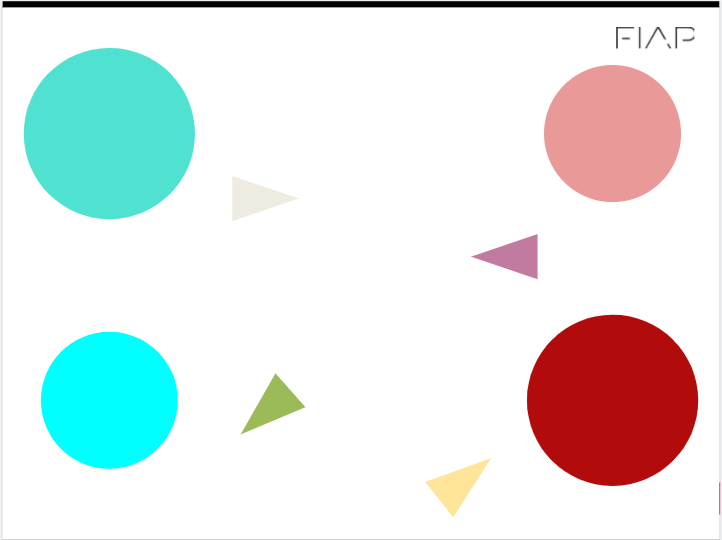
#> input picture imagens/circulo.png, 722 x 540 px
$ python script-image.py
#> lines starting #> are read from the running program, lines starting #| are printed output that depends on the picture; after the words box and inside, x2 and y2 are one past the last pixel; in counts of white or black regions, pixels touching at a corner belong together
import math

import cv2
import numpy as np
from matplotlib import pyplot as plt

# Lê a imagem
img = cv2.imread('./imagens/circulo.png')
#> img is the input picture: shape (540, 722, 3); mean B, G, R 229.2, 230.8, 225.6

# Converte as cores
img_rgb = cv2.cvtColor(img, cv2.COLOR_BGR2RGB)
img_hsv = cv2.cvtColor(img, cv2.COLOR_BGR2HSV)
#> img_hsv: shape (540, 722, 3); mean H, S, V 10.4, 38.2, 244

# PRIMEIRA IMAGEM
image_lower_hsv = np.array([150, 3, 3])
image_upper_hsv = np.array([200, 30, 30])

# Fazendo a máscara da imagem 1
mask_hsv = cv2.inRange(img_rgb, image_lower_hsv, image_upper_hsv)
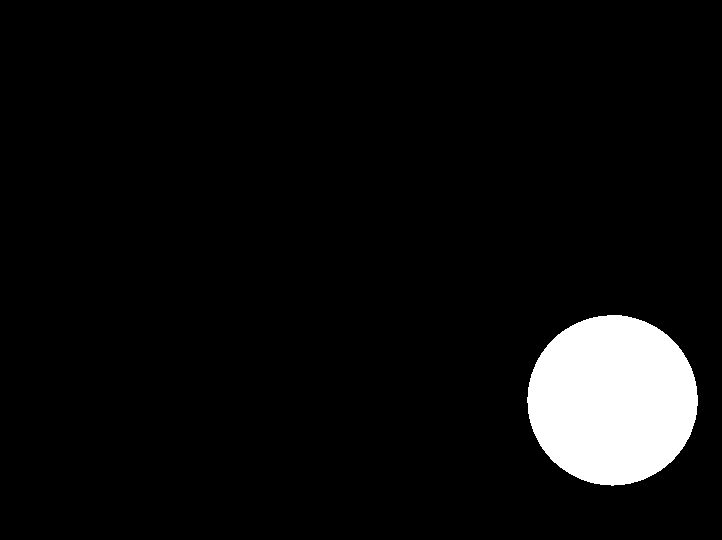
#> mask_hsv: shape (540, 722); 5.8% white; 1 white region, box (x1, y1, x2, y2) and area: (527, 315, 698, 486) 22756

# SEGUNDA IMAGEM
image_lower_hsv2 = np.array([75, 220, 200])
image_upper_hsv2 = np.array([83, 230, 215])

# Fazendo a máscara da imagem 2
mask_hsv2 = cv2.inRange(img_rgb, image_lower_hsv2, image_upper_hsv2)
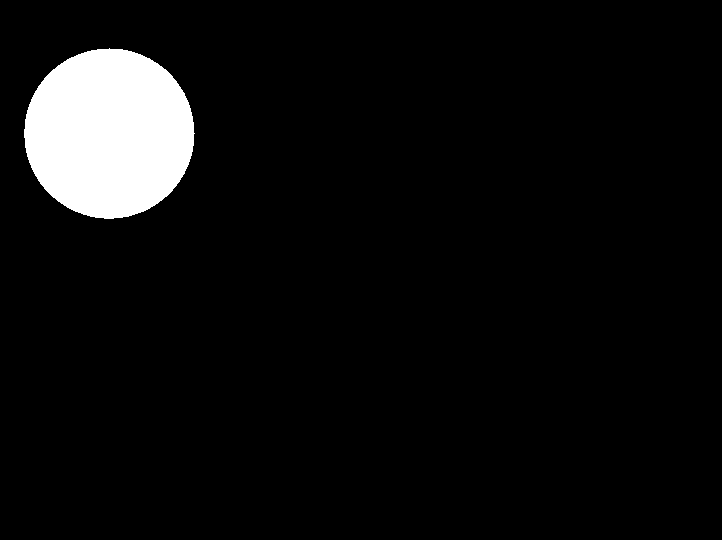
#> mask_hsv2: shape (540, 722); 5.8% white; 1 white region, box (x1, y1, x2, y2) and area: (24, 48, 195, 219) 22729

# JUNTANDO AS DUAS IMAGENS
mask_final = cv2.bitwise_or(mask_hsv, mask_hsv2)
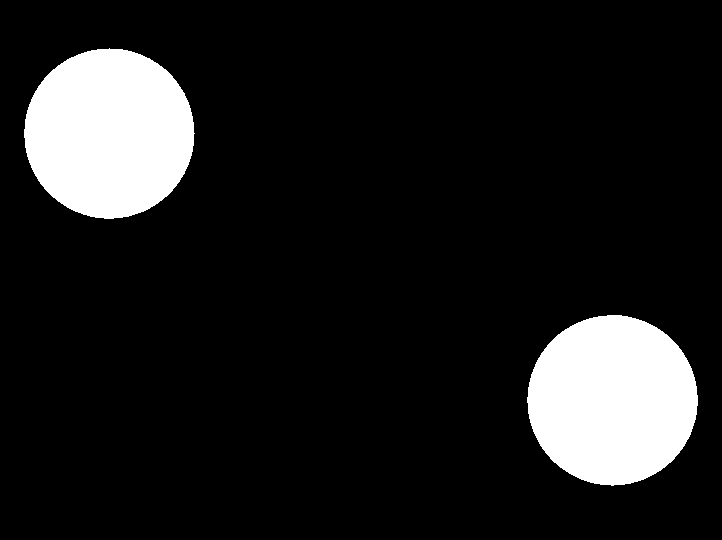
#> mask_final: shape (540, 722); 11.7% white; 2 white regions

# Fazendo os contornos
contornos, _ = cv2.findContours(
    mask_final, cv2.RETR_TREE, cv2.CHAIN_APPROX_SIMPLE)
#> contornos = 2 contours; box (x1, y1, x2, y2) and area: (527, 315, 698, 486) 22515, (24, 48, 195, 219) 22488

# Convertendo as cores
mask_rgb = cv2.cvtColor(mask_final, cv2.COLOR_GRAY2RGB)
#> mask_rgb: shape (540, 722, 3); 11.7% white; 2 white regions, box (x1, y1, x2, y2) and area: (527, 315, 698, 486) 22756, (24, 48, 195, 219) 22729

# Copiando a mascara rgb para usar no desenho dos contornos
contornos_img = mask_rgb.copy()

# Mandando desenhar o primeiro contorno do primeiro circulo
cv2.drawContours(contornos_img, contornos, -1, [255, 0, 0], 5)

# Mandando desenhar o segundo contorno do segundo circulo
cv2.drawContours(contornos_img, contornos, -1, [7, 148, 82], 10)

# Guardando o primeiro contorno
cnt1 = contornos[0]
#> cnt1 = contour of 254 points, box (x1, y1, x2, y2) (527, 315, 698, 486), area 22515

# Pegando o momento do primeiro contorno
M1 = cv2.moments(cnt1)
#> M1 = moments, m00 22515, centre m10/m00, m01/m00 = (612.1, 399.8)

# Pegando os pontos x e y do primeiro contorno
cx1 = int(M1['m10']/M1['m00'])
#> cx1 = 612
cy1 = int(M1['m01']/M1['m00'])
#> cy1 = 399

# Guardando o segundo contorno
cnt2 = contornos[1]
#> cnt2 = contour of 246 points, box (x1, y1, x2, y2) (24, 48, 195, 219), area 22488

# Pegando o momento do segundo contorno
M2 = cv2.moments(cnt2)
#> M2 = moments, m00 22488, centre m10/m00, m01/m00 = (108.8, 133.1)

# Pegando os pontos x e y do primeiro contorno
cx2 = int(M2['m10']/M2['m00'])
#> cx2 = 108
cy2 = int(M2['m01']/M2['m00'])
#> cy2 = 133

# Fazendo a reta que liga os dois centros de massa dos circulos
cv2.line(contornos_img, (cx1, cy1), (cx2, cy2), (252, 3, 86), 5)

# Conta para tirar o coeficiente angular
suby = cy1 - cy2
#> suby = 266
subx = cx1 - cx2
#> subx = 504
tangente = suby / subx
#> tangente = 0.528

# Convertendo a tangente para radianos
rad = math.atan(tangente)
#> rad = 0.486

# Convertendo o radianos para graus
degrees = round(math.degrees(rad), 2)
#> degrees = 27.82

# Exibindo
font = cv2.FONT_HERSHEY_COMPLEX
text = degrees
#> text = 27.82

cv2.putText(contornos_img, str(text), (280, 155),
            font, 1, (200, 50, 0), 2, cv2.LINE_AA)
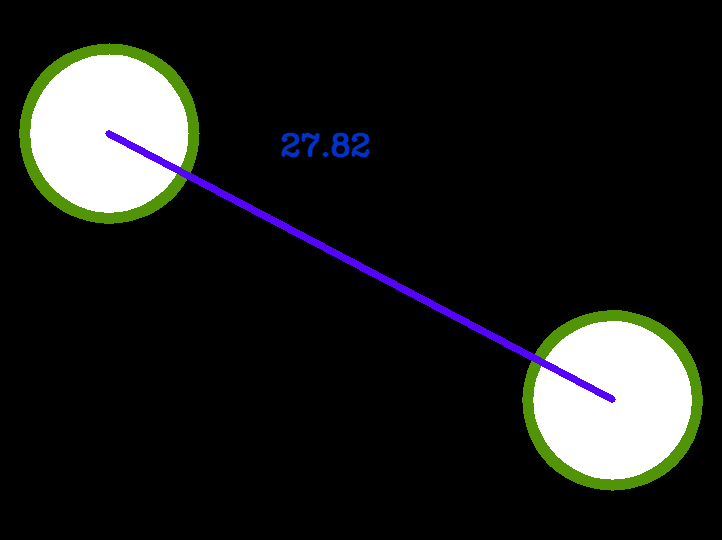
#> contornos_img: shape (540, 722, 3); mean B, G, R 28.2, 29.5, 28.3


# For para calcular o centro de massa dos dois circulos e formar a cruz
for centro in contornos:

    # Pegando o momento do circulo e pegando seus pontos x e y para o centro de massa
    M = cv2.moments(centro)
    cx = int(M['m10']/M['m00'])
    cy = int(M['m01']/M['m00'])

    size = 20
    color = (128, 128, 0)

    # Fazendo o a cruz no centro dos circulos
    cv2.line(contornos_img, (cx - size, cy), (cx + size, cy), color, 5)
    cv2.line(contornos_img, (cx, cy - size), (cx, cy + size), color, 5)

    # Mostrando os equivalentes ao centro de massa
    font = cv2.FONT_HERSHEY_COMPLEX
    text = cx, cy

    cv2.putText(contornos_img, str(text), (cx - 85, cy - 100),
                font, 1, (200, 50, 0), 2, cv2.LINE_AA)
#> this loop made 2 passes
#> (cx, cy, size, color, font) on passes 1 to 2: (612, 399, 20, (128, 128, 0), 3), (108, 133, 20, (128, 128, 0), 3)
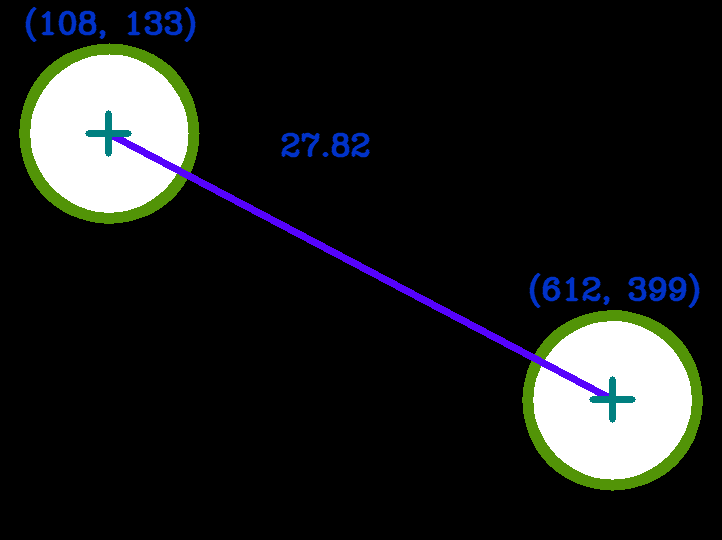
#> contornos_img: shape (540, 722, 3); 1.46% of pixels changed, all inside (x1, y1, x2, y2) = (25, 7, 700, 423)

# Definindo o tamanho que a figura vai aparecer quando rodar
fig = plt.figure(figsize=(20, 20))

# Mandando mostrar
plt.subplot(1, 2, 1)
plt.imshow(img_rgb)
plt.subplot(1, 2, 2)
plt.imshow(contornos_img)
plt.show()
#> figure, not shown here; B, G, R data is drawn as R, G, B
